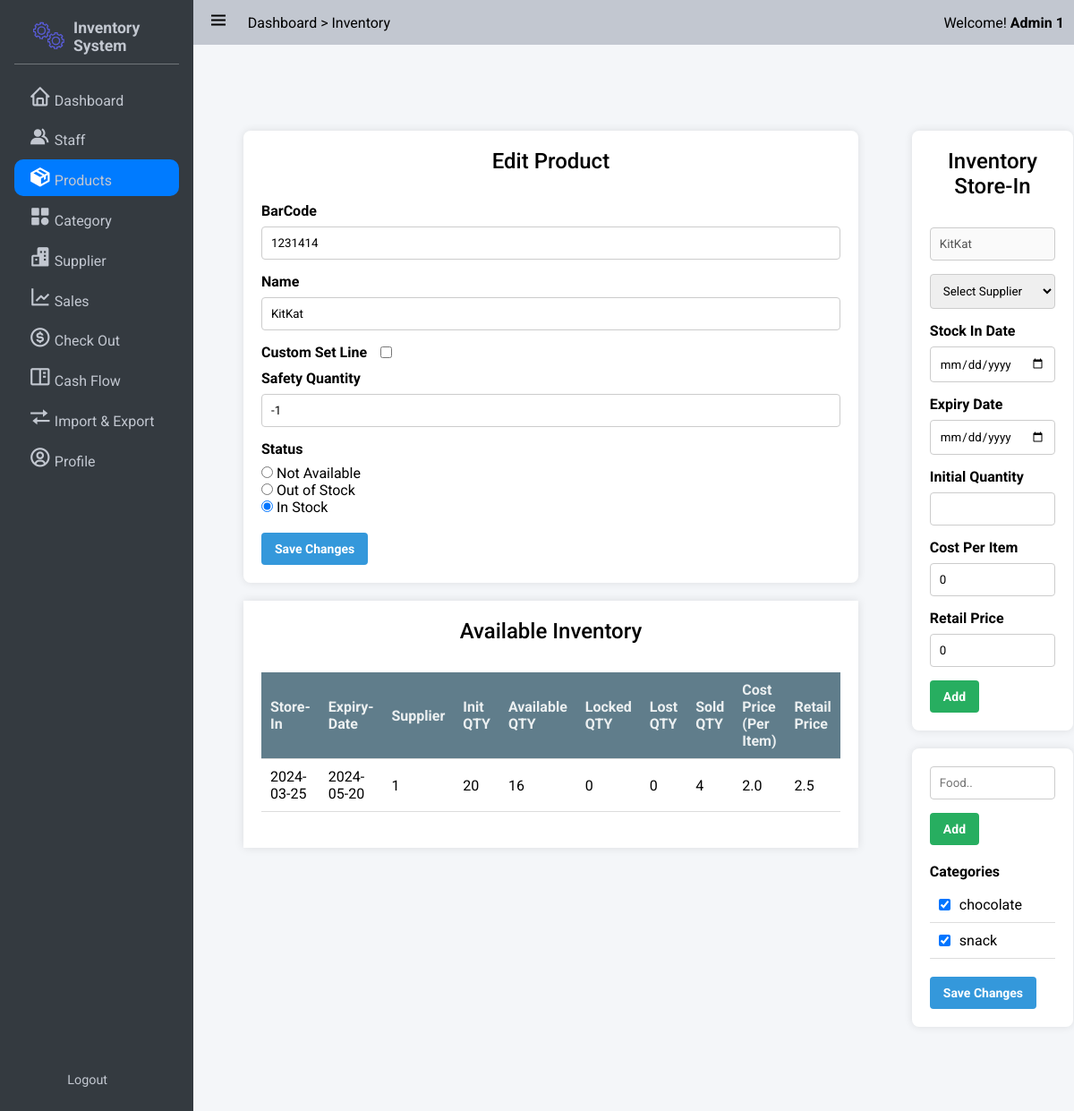
/products/1231414/ (signed in), run on the app's committed database.
### app/models/user.py (models this page shows, shortened)
class User(UserMixin,db.Model):
    __tablename__ = 'users'
    id = db.Column(db.Integer, primary_key=True)
    StaffID = db.Column(db.String,unique = True)
    First_Name = db.Column(db.String(100, collation='NOCASE'), nullable=False, server_default='')
    Last_Name = db.Column(db.String(100, collation='NOCASE'), nullable=False, server_default='')
    Email = db.Column(db.String(50), unique=True, nullable=False)
    Password = db.Column(db.String(80), nullable=False)
    pins = db.Column(db.Integer)
    roles = db.relationship('Role', secondary='user_roles')
    active = db.Column('is_active', db.Boolean(), nullable=False, server_default='1')
    Email_Confirmed_At = db.Column(db.DateTime())
    Last_Login = db.Column(db.DateTime())

class Role(db.Model):
    __tablename__ = 'roles'
    id = db.Column(db.Integer(), primary_key=True)
    name = db.Column(db.String(50), unique=True)

### app/models/product.py (models this page shows, shortened)
class Product(db.Model):
    id = db.Column(db.Integer, nullable=False, primary_key=True)
    BarCode = db.Column(db.BigInteger,nullable=False)
    Name = db.Column(db.String, nullable=False)
    Safety_quantity = db.Column(db.Integer,nullable=False)
    Status = db.Column(db.String, nullable=False) # "NotAvailable","OutOfStock","InStock"
    Inventories = db.relationship('Inventory',backref='product',lazy=True)  # Improved loading
    Categories = db.relationship('Category',secondary=product_category, backref=db.backref('products', lazy=True), lazy='subquery')

class Inventory(db.Model):
    id = db.Column(db.Integer, nullable=False, primary_key=True)
    Product_id = db.Column(db.Integer,db.ForeignKey('product.id'),nullable=False)
    Supplier_id = db.Column(db.Integer,db.ForeignKey('supplier.id'),nullable=False)
    StockInDate = db.Column(db.Date, nullable=False)
    ExpiryDate = db.Column(db.Date, nullable=False)
    Init_QTY = db.Column(db.Integer, nullable=True)
    Available_QTY = db.Column(db.Integer, nullable=False)
    Locked_QTY = db.Column(db.Integer, nullable=False)
    Lost_QTY = db.Column(db.Integer, nullable=False)
    Sold_QTY = db.Column(db.Integer, nullable=False)
    CostPerItem = db.Column(db.Double, nullable=False)
    RetailPrice = db.Column(db.Double,nullable=False)

### app/models/category.py (models this page shows, shortened)
class Category(db.Model):
    id = db.Column(db.Integer, nullable=False, primary_key=True)
    Name = db.Column(db.String, nullable=False)

### app/product/product_routers.py (the view)
@bp.route('/<barcode>/', methods=['GET'])
@login_required
def get_product(barcode):
    if barcode:
        product = db.one_or_404(db.select(Product).filter_by(BarCode=barcode))
        suppliers = Supplier.query.all()
        inventories = product.Inventories
        categories = Category.query.all()
        form = CreateProductForm(obj=product)
        form.categories.choices = [(category.id, category.Name) for category in Category.query.all()]
        inventoryForm = InventoryForm()
        inventoryForm.supplier.choices = [(supplier.id,supplier.Name) for supplier in suppliers]
        return render_template('product/detail.html', product=product,categories = categories,inventories = inventories,suppliers=suppliers,form = form,inventoryForm=inventoryForm)
    else:
        return redirect(url_for('product.index'))

### app/templates/product/detail.html (shortened to what this page needs)
{% extends 'base.html' %}
{% block css_style %}
    <link rel="stylesheet" href="{{url_for('static',filename='css/flex.css')}}">
    <link rel="stylesheet" href="{{url_for('static',filename='css/grid.css')}}">
    <link rel="stylesheet" href="{{url_for('static',filename='css/form.css')}}">
    <link rel="stylesheet" href="{{url_for('static',filename='css/table.css')}}">
    <link rel="stylesheet" href="{{url_for('static',filename='css/category.css')}}">
{% endblock %}
{% block nav_inventory %}active{% endblock %}
{% block content %}
    <div class="grid-container four-two-grid">
        <div class="grid-item">
            <div class="form-container full_width">
            <h3>Edit Product</h3>
                <form method="POST" action="{{ url_for('product.edit_product',barcode = product.BarCode) }}">
                    {{ form.barcode.label }}
                    {{ form.barcode( value = product.BarCode) }}
                    {{ form.name.label }}
                    {{ form.name( value = product.Name) }}
                    <div class="flex flex-start-center" style="margin-bottom: 10px;">
                    {{ form.safety_quantity_custom.label(style='margin:0') }}
                    {{ form.safety_quantity_custom(style='margin-left:15px') }}
                   </div>
                    {{ form.safety_quantity.label }} {{ form.safety_quantity(value = product.Safety_quantity) }}
                    {{ form.status.label }}
                    {% for choice_key, choice_label in form.status.choices %}
                        <input type="radio"  name="status" value="{{choice_key}}" {% if choice_key == product.Status %} Checked {% endif %}> {{ choice_label }}
                        <br>
                    {% endfor %}
                    <br>
                    <button class="button info" type="submit">Save Changes</button>
                </form>
            </div>
            <div class="table-container">
                <h3>Available Inventory</h3>
                <table style="width: 100%;" class="">
                    <thead>
                        <tr>
                            <th>Store-In</th>
                            <th>Expiry-Date</th>
                            <th>Supplier</th>
                            <th>Init QTY</th>
                            <th>Available QTY</th>
                            <th>Locked QTY</th>
                            <th>Lost QTY</th>
                            <th>Sold QTY</th>
                            <th>Cost Price (Per Item)</th>
                            <th>Retail Price</th>
                        </tr>
                    </thead>
                    <tbody>
                        {% for inventory in product.Inventories %}
                            <tr>
                                <form method="POST" action="" style="display: inline-block;">
                                    <td>
                                        <span>{{ inventory.StockInDate }}</span>
                                    </td>
                                    <td>
                                        <span>{{ inventory.ExpiryDate }}</span>
                                    </td>
                                    <td>
                                        <span>{{ inventory.Supplier_id }}</span>
                                    </td>
                                    <td>
                                        <span>{{ inventory.Init_QTY }}</span>
                                    </td>
                                    <td>
                                        <span>{{ inventory.Available_QTY }}</span>
                                    </td>
                                    <td>
                                        <span>{{ inventory.Locked_QTY }}</span>
                                    </td>
                                    <td>
                                        <span>{{ inventory.Lost_QTY}}</span>
                                    </td>
                                    <td>
                                        <span>{{ inventory.Sold_QTY }}</span>
                                    </td>
                                    <td>
                                        <span>{{ inventory.CostPerItem }}</span>
                                    </td>
                                    <td>
                                        <span>{{ inventory.RetailPrice }}</span>
                                    </td>
                                </form>
                            </tr>
                        {% endfor %}
                    </tbody>
                </table>
            </div>
        </div>
        {% for role in current_user.roles if role.name == 'admin' %}
        <div class="grid-item">
            <div class="form-container">
                <h3>Inventory Store-In</h3>
                <form action="{{url_for('product.add_inventory',barcode = product.BarCode)}}" method="post">
                    <input type="text" name="name" id="" value="{{product.Name}}" disabled>
                    <select name="supplier" id="supplier" required>
                        <option value="">Select Supplier</option>
                    </select>
                    <div>
                        {{ inventoryForm.stock_in_date.label }}
                        {{ inventoryForm.stock_in_date() }}
                    </div>
                    <div>
                        {{ inventoryForm.expiry_date.label }}
                        {{ inventoryForm.expiry_date() }}
                    </div>
                    <div>
                        {{ inventoryForm.init_qty.label }}
                        {{ inventoryForm.init_qty(step=1,min=0) }}
                    </div>
                    <div>
                        {{ inventoryForm.cost_per_item.label }}
                        {{ inventoryForm.cost_per_item(min=0.00,step=0.01,value=0) }}
                    </div>
                    <div>
                        {{ inventoryForm.retail_price.label }}
                        {{ inventoryForm.retail_price(min=0.00,step=0.01,value=0) }}
                    </div>
                    <button class="button success" type="submit">Add</button>
                </form>
            </div>
            <div class="form-container">
                <form action="{{url_for('category.create_category')}}" method="post" style="margin-bottom: 10px;">
                      <input type="text" name="category_name" id="" placeholder="Food.." autocomplete="false" required>
                      <button class="button success" type="submit">Add</button>
                </form>
                <form action="{{url_for('product.edit_product',barcode = product.BarCode)}}" method="post">
                    <ul class="category-list">
                        {{ form.categories.label }}
                        {% set pro_ids = [] %}
                        {% for pro in product.Categories %}
                            {% set _ = pro_ids.append(pro.id) %}
                        {% endfor %}
                        {% for category_id, category_name in form.categories.choices %}
                        <li class="category-item">
                            <input type="checkbox" class="category-input" name="categories" value="{{ category_id }}" {% if category_id in pro_ids %}checked{% endif %}> {{ category_name }}<br>
                        </li>
                        {% endfor %}
                    </ul>
                    <button class="button info" type="submit" name="save_category">Save Changes</button>
                </form>
            </div>
        </div>
        {% endfor %}
    </div>
{% endblock %}

### app/templates/base.html (shortened to what this page needs)
<!DOCTYPE html>
<html lang="en">
<head>
    <link rel="stylesheet" href="{{url_for('static',filename='css/button.css')}}">
    <link rel="stylesheet" href="{{url_for('static',filename='css/style.css')}}">
    <link rel="stylesheet" href="{{url_for('static',filename='css/responsive.css')}}">
    <link rel="stylesheet" href="{{url_for('static',filename='css/cards.css')}}">
    <link rel="stylesheet" href="{{url_for('static',filename='css/preloader.css')}}">
    <link href='https://unpkg.com/boxicons@2.1.4/css/boxicons.min.css' rel='stylesheet'>
    {% block css_style %}{% endblock %}
</head>
<body>
    <div class="wrapper">
        <aside class="opened" id="aside">
            <div class="sidebar">
                <div class="brand-items">
                    <div class="brand-logo">
                        <img src="{{url_for('static',filename='/img/gear-loader.gif')}}" alt="" class="brand-img">
                        <h3>Inventory System</h3>
                    </div>
                </div>
                <div class="menu-bar">
                    <div class="menu">
                        <ul class="menu-links">
                            <li class="menu-link {% block nav_dashboard %}{% endblock %}"><i class='nav-icon bx bx-home'></i><a href="{{ url_for('dashboard') }}">Dashboard</a></li>
                            <li class="menu-link {% block nav_staff %}{% endblock %}"><i class='nav-icon bx bxs-group' ></i><a href="{{ url_for('user.index') }}">Staff</a></li>
                            <li class="menu-link {% block nav_inventory %}{% endblock %}"><i class='nav-icon bx bxs-package'></i><a href="{{ url_for('product.index') }}">Products</a></li>
                            <li class="menu-link {% block nav_category %}{% endblock %}"><i class='nav-icon bx bxs-category' ></i><a href="{{ url_for('category.index') }}">Category</a></li>
                            <li class="menu-link {% block nav_supplier %}{% endblock %}"><i class='nav-icon bx bxs-buildings' ></i><a href="{{ url_for('supplier.index') }}">Supplier</a></li>
                            <li class="menu-link {% block nav_report %}{% endblock %}"><i class='nav-icon bx bx-line-chart' ></i><a href="{{ url_for('sale.sales_index') }}">Sales</a></li>
                            <li class="menu-link {% block nav_checkout %}{% endblock %}"><i class='nav-icon bx bx-dollar-circle' ></i><a href="{{ url_for('sale.show_checkout_page') }}">Check Out</a></li>
                            <li class="menu-link {% block nav_cashflow %}{% endblock %}"><i class='nav-icon bx bx-book-content'></i><a href="{{url_for('cashflow.index')}}">Cash Flow</a></li>
                            <li class="menu-link {% block nav_ImExport %}{% endblock %}"><i class='nav-icon bx bx-transfer'></i><a href="{{url_for('main.imexport_overview')}}">Import & Export</a></li>
                            <li class="menu-link {% block nav_profile %}{% endblock %}"><i class='nav-icon bx bx-user-circle'></i><a href="{{url_for('user.get_staff',id=current_user.id)}}">Profile</a></li>
                        </ul>
                    </div>
                    <div class="bottom-content">
                        <li class="menu-link"><a href="{{url_for('auth.logout')}}">Logout</a></li>
                    </div>
                </div>
            </div>
        </aside>
       <div class="main">
            <header class="main-header">
                <div class="left-nav">
                    <div class="menu-burger">
                        <i class='bx bx-menu '></i>
                    </div>
                    <p>Dashboard > Inventory</p>
                </div>
                <div class="right-nav flex flex-center-center">
                    <span>Welcome! <b>{{current_user.Last_Name + ' ' + current_user.First_Name}}</b></span>
                </div>
            </header>
            <div class="main-container">
                    {% block content %} {% endblock %}
            </div>
        </div>
    </div>
    </body>
    </html>

### data on the page
User: Last_Name+First_Name "Admin 1"
Product: Status "☑", name "KitKat"
Inventory: StockInDate "2024-03-25", ExpiryDate "2024-05-20", Supplier_id "1", Init_QTY "20", Available_QTY "16", Locked_QTY "0", Lost_QTY "0", Sold_QTY "4", CostPerItem "2.0", RetailPrice "2.5"
Role: stock_in_date.label "Stock In Date", expiry_date.label "Expiry Date", init_qty.label "Initial Quantity", cost_per_item.label "Cost Per Item", cost_per_item "0", retail_price.label "Retail Price", retail_price "0", categories.label "Categories"
Category: Name "chocolate"
Category: Name "snack"

### other printed values
{{ choice_label }} "Not Available" "Out of Stock" "In Stock"
